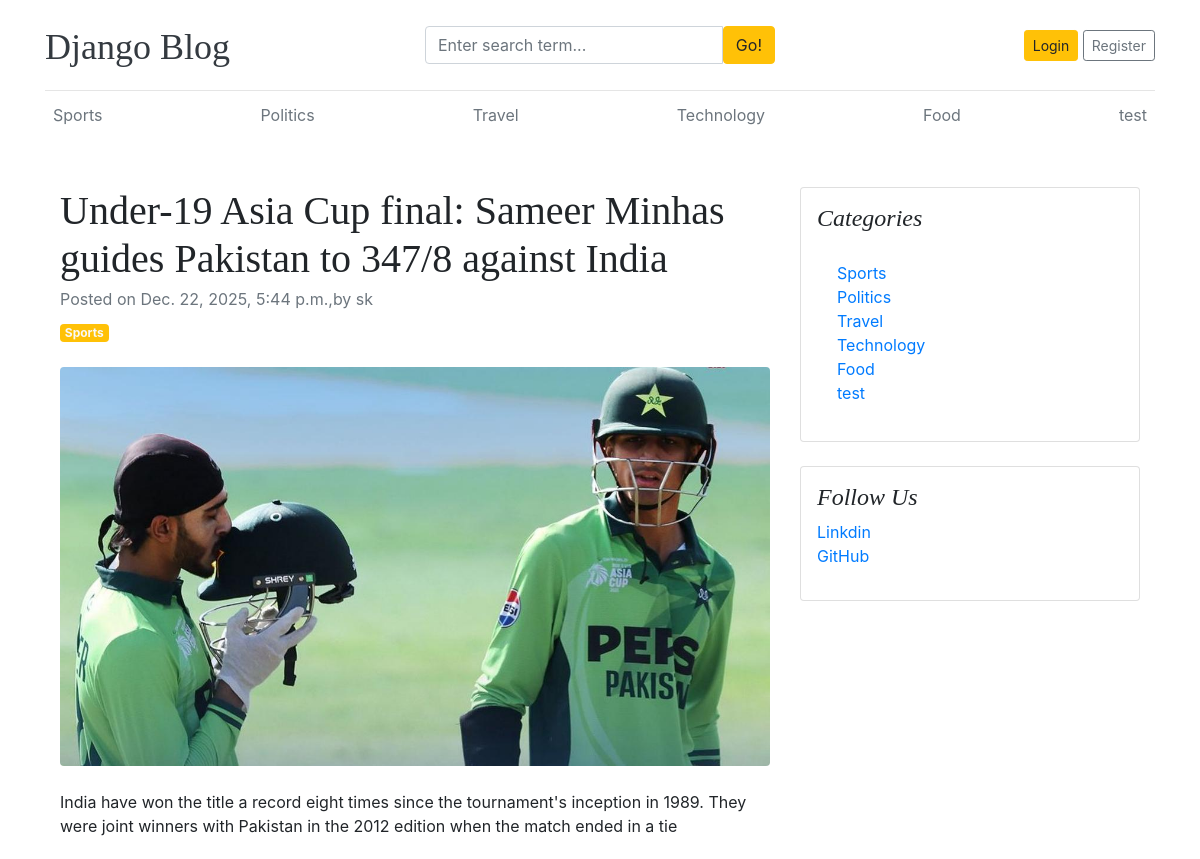
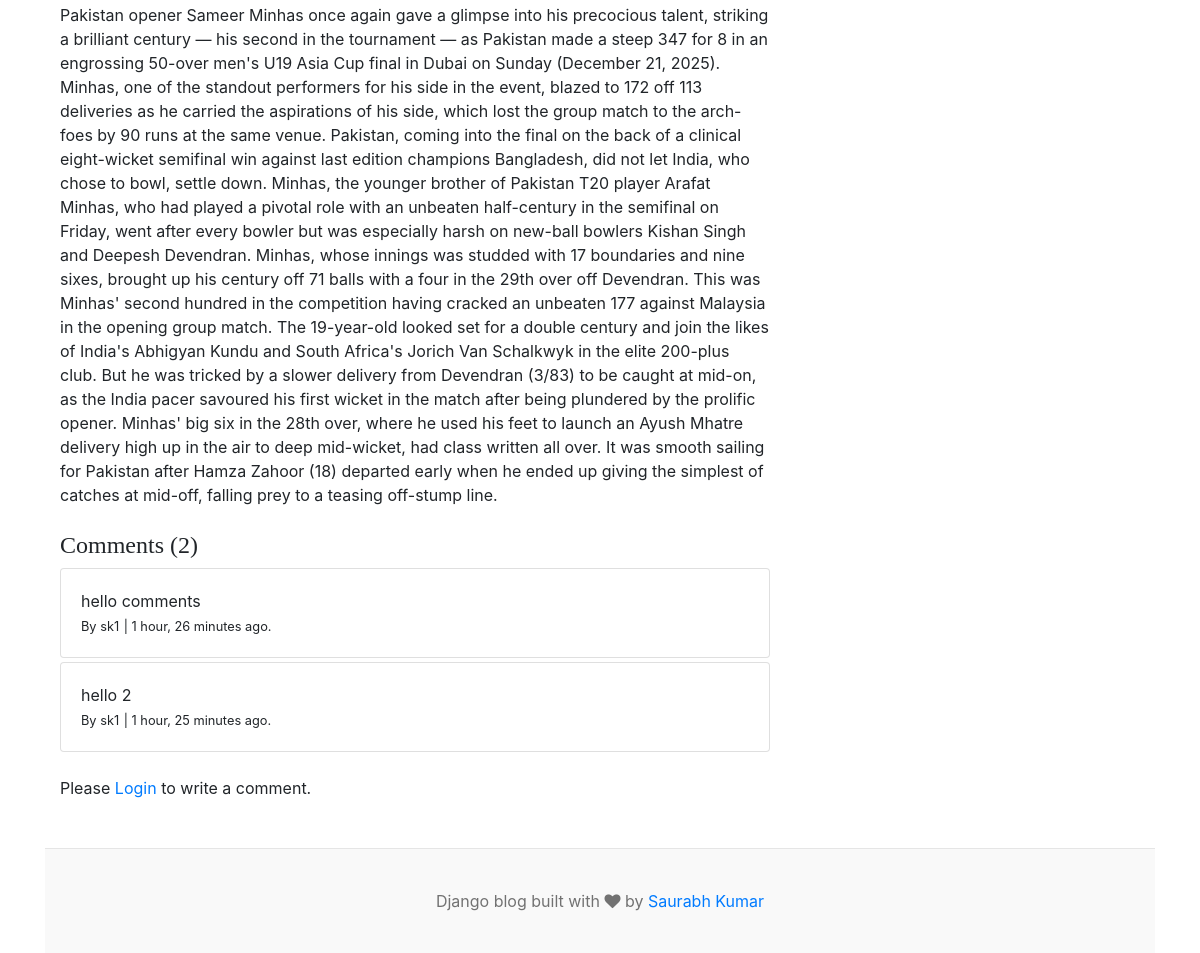
The page /blogs/under-19-asia-cup-final-sameer-minhas-guides-pakistan-to-3478-against-india/ on the database its author committed (2 pictures, top to bottom).
### blogs/models.py (models this page shows, shortened)
class Category(models.Model):
    category_name =models.CharField(max_length=50 , unique=True)
    created_at = models.DateTimeField(auto_now_add=True)
    updated_at = models.DateTimeField(auto_now=True)
    class Meta:
        verbose_name_plural ='categories'
    def __str__(self):
        return self.category_name

class Blog(models.Model):
    title = models.CharField(max_length=100)
    slug  = models.SlugField(max_length=150, unique=True, blank=True)
    category = models.ForeignKey(Category,on_delete=models.CASCADE)
    author = models.ForeignKey(User, on_delete=models.CASCADE)
    featured_image = models.ImageField(upload_to='uploads/%Y/%m/%d')
    short_description = models.TextField(max_length=500)
    status = models.CharField(max_length=20, choices=STATUS_CHOICES,default="Draft")
    blog_body = models.TextField(max_length=2000)
    is_featured = models.BooleanField(default=False)
    created_at = models.DateTimeField(auto_now_add=True)
    updated = models.DateTimeField(auto_now=True)

class Comment(models.Model):
    user = models.ForeignKey(User,on_delete=models.CASCADE)
    blog = models.ForeignKey(Blog,on_delete=models.CASCADE)
    comment =models.TextField(max_length=250)
    created_at = models.DateTimeField(auto_now_add=True)
    updated = models.DateTimeField(auto_now=True)
    def __str__(self):
        return self.comment

class Social(models.Model):
    handle_name = models.CharField(max_length=100)
    handle_url = models.URLField(max_length=100)

### blogs/views.py (the view, shortened to what this page needs)
# urls.py: path('blogs/<slug:slug>/',Blogsview.blogs, name='blogs'),
def blogs(request,slug):
    single_blog = get_object_or_404(Blog, slug=slug, status='Published')
    comments = Comment.objects.filter(blog=single_blog)
    comments_count = comments.count()
    context= {
        'single_blog': single_blog,
        'comments':comments,
        'comments_count':comments_count,
    }
    return render(request,'blogs.html', context)

### blogs/context_processors.py (called while the page is built)
def get_categories(request):
    categories = Category.objects.all()
    return dict(categories=categories)

def get_about(request):
    about = About.objects.latest('updated')
    return dict(about=about)

def get_social(request):
    social= Social.objects.all()
    return dict(social=social)

### templates/blogs.html
{% extends "base.html" %}
{% block content %}
<div class="container mt-5">
    <div class="row">
        <div class="col-lg-8">
            <article>
                <header class="mb-4">
                    <h1 class="fw-bolder mb-1">{{single_blog.title}} </h1>
                    <div class="text-muted fst-italic mb-2">Posted on {{single_blog.updated}},by {{single_blog.author}} </div>
                    <a class="badge bg-warning text-decoration-none text-light" href="{% url 'post_by_category' single_blog.category_id %} ">{{single_blog.category}} </a>
                </header>
                <figure class="mb-4"><img class="img-fluid rounded" src="{{single_blog.featured_image.url}}" alt="..." /></figure>
                <section class="mb-5">
                    <p class="fs-5 mb-4">{{single_blog.short_description}}</p>
                     <p class="fs-5 mb-4">{{single_blog.blog_body}}</p>
                     <h4>Comments ({{comments_count}})</h4>
                     {% if comments %}
                     {% for comment in comments %}
                        <div class="card mt-1" >
                            <div class="card-body">
                                <p class="card-text mb-0">{{comment}}</p>
                                <span>
                                    <small>By {{comment.user}}</small>
                                    <small>| {{comment.created_at | timesince}} ago.</small>
                                </span>
                            </div>
                        </div>
                     {% endfor %}
                     {% else %}No comments yet.
                     {% endif %}
                     <br>
                     <div class= "form-group">
                        {% if user.is_authenticated %}
                        <form actions="" method="POST">
                            {% csrf_token %}
                            <div class="form-group">
                                <textarea name="comment" class="form-control" placeholder="write your comment"></textarea>
                                <input type="submit" value="submit" class="btn btn-primary mt-2">
                            </div>
                        </form>
                        {% else %}Please <span><a href="{% url "login" %}">Login</a></span> to write a comment.
                        {% endif %}
                    </section>
            </article>
        </div>
        <div class="col-lg-4">
            <div class="card mb-4 p-3">
                <h4 class="font-italic">Categories</h4>
                <div class="card-body">
                    <div class="row">
                        <div class="col-sm-6">
                            <ul class="list-unstyled mb-0">
                                {% for cat in categories %}
                                <li><a href="{% url "post_by_category" cat.id %} ">{{ cat}} </a></li>
                                {% endfor %}
                            </ul>
                        </div>
                    </div>
                </div>
            </div>
            <div class="card mb-4 p-3">
                <h4 class="font-italic">Follow Us</h4>
                <ol class="list-unstyled">
                   {% for handles in social %}
                <li><a href="{{handles.handle_url}}">{{handles.handle_name}} </a></li>
                {% endfor %}
                </ol>
            </div>
        </div>
    </div>
</div>
{% endblock content %}

### templates/base.html (shortened to what this page needs)
{% load static %}
<!DOCTYPE html>
<html lang="en">
<head>
    <link href="https://getbootstrap.com/docs/4.0/dist/css/bootstrap.min.css" rel="stylesheet">
    <link href="{% static 'css/blog.css' %}" rel="stylesheet">
    <link rel="stylesheet" href="https://cdnjs.cloudflare.com/ajax/libs/font-awesome/4.7.0/css/font-awesome.min.css">
  </head>
<body>
    <div class="container">
      <header class="blog-header py-3">
        <div class="row flex-nowrap justify-content-between align-items-center">
          <div class="col-4 pt-1">
            <a class="blog-header-logo text-dark" href="/">Django Blog</a>
          </div>
          <div class= "col-4">
            <form action="{% url 'search' %}" method="GET"  >
                <div class="input-group">
                     <input class="form-control" type="text" name="keyword" value="{{ request.GET.keyword }}" placeholder="Enter search term..." aria-label="Enter search term..." aria-describedby="button-search" />
                     <button type ="submit" class="btn btn-warning" id="button-search">Go!</button>
                </div>
            </form>
          </div>
          <div class="col-4 d-flex justify-content-end align-items-center">
            {% if not user.is_authenticated %}
            <a class="btn btn-sm btn-warning" href="{% url "login" %} ">Login</a> &nbsp;
            <a class="btn btn-sm btn-outline-secondary" href="{% url 'register' %}">Register</a>
            {% else %}
            <span><a href="{% url "dashboard" %}">Dashboard</a> </span>
            &emsp;
            <span> <a href="{% url "logout" %} ">Logout</a></span>
            {% endif %}
          </div>
        </div>
      </header>
      <div class="nav-scroller py-1 mb-2">
        <nav class="nav d-flex justify-content-between">
          {% for cat in categories %}
          <a class="p-2 text-muted" href="{% url "post_by_category" cat.id %} ">{{cat}}  </a>
          {% endfor %}
        </nav>
      </div>
{% block  content %}
{% endblock %}
<footer class="blog-footer">
  <p>Django blog built with <i class="fa fa-heart" aria-hidden="true"></i> by <a href="#">Saurabh Kumar</a></p>
</footer>
</body>
</html>

### blog_main/static/css/blog.css (style rules this page uses)
.blog-header { border-bottom: 1px solid #e5e5e5; }
.blog-header-logo { font-family: "Playfair Display", Georgia, "Times New Roman", serif; font-size: 2.25rem; }
h1, h2, h3, h4, h5, h6 { font-family: "Playfair Display", Georgia, "Times New Roman", serif; }
.blog-footer { padding: 2.5rem 0; color: #727272; text-align: center; background-color: #f9f9f9; border-top: .05rem solid #e5e5e5; }
.blog-footer p:last-child { margin-bottom: 0; }

### rows shown on the page
Category: category_name "Sports"
Category: category_name "Politics"
Category: category_name "Travel"
Category: category_name "Technology"
Category: category_name "Food"
Category: category_name "test"
Blog: title "Under-19 Asia Cup final: Sameer Minhas guides Pakistan to 347/8 against India", updated "Dec. 22, 2025, 5:44 p.m.", author "sk", category "Sports", featured_image (picture), short_description "India have won the title a record eight times since the tournament's inception in 1989. They were joint winners with Pakistan in the 2012 edition when the match ended in a tie", blog_body "Pakistan opener Sameer Minhas once again gave a glimpse into his precocious talent, striking a brilliant century — his second in the tournament — as Pakistan made a steep 347 for 8 in an engrossing 50-over men's U19 Asia Cup final in Dubai on Sunday (December 21, 2025). Minhas, one of the standout performers for his side in the event, blazed to 172 off 113 deliveries as he carried the aspirations of his side, which lost the group match to the arch-foes by 90 runs at the same venue. Pakistan, coming into the final on the back of a clinical eight-wicket semifinal win against last edition champions Bangladesh, did not let India, who chose to bowl, settle down. Minhas, the younger brother of…"
Comment: comment "hello comments", user "sk1", created_at "1 hour, 26 minutes"
Comment: comment "hello 2", user "sk1", created_at "1 hour, 25 minutes"
Social: handle_name "Linkdin"
Social: handle_name "GitHub"

### other values the page prints
{{ comments_count }} "2"
